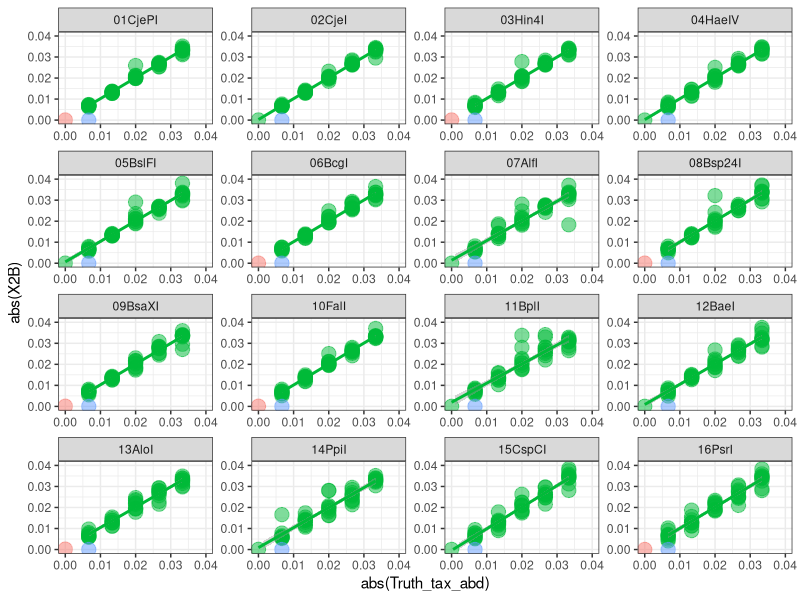

Here is the R script that generated this plot:
## Fig2A
library(ggplot2)
#Read table
aa <- read.table("plot_simulate_datasets_50_Truth_2B_All.txt",header = T,sep="\t")
#Plot
ggplot(data=aa,aes(x=abs(Truth_tax_abd),y=abs(X2B),color=Color))+geom_point(aes(size=1),alpha=0.5) +
    theme_bw()+geom_smooth(method="lm",level=0.97) +
    scale_x_continuous(limits = c(0,0.04))+scale_y_continuous(limits = c(0,0.04)) +
    theme(legend.position="none")+facet_wrap(~Facet,scales = "free")